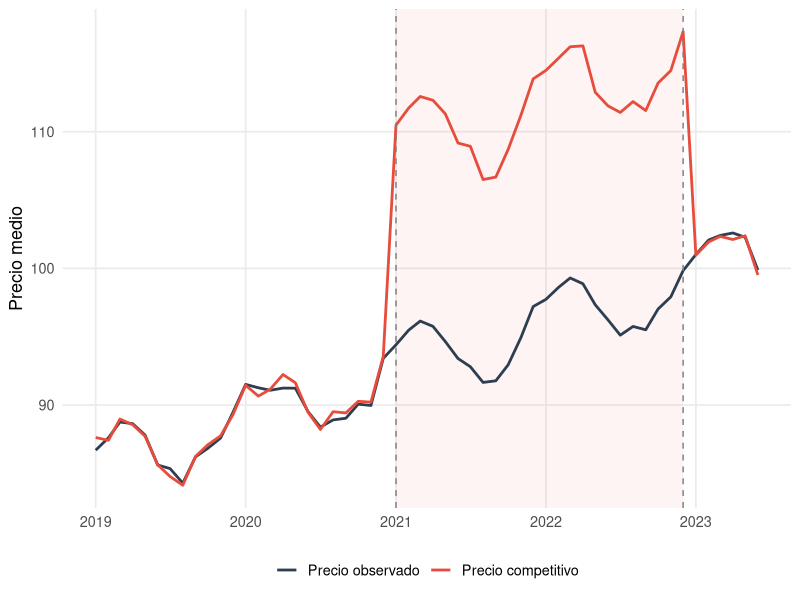
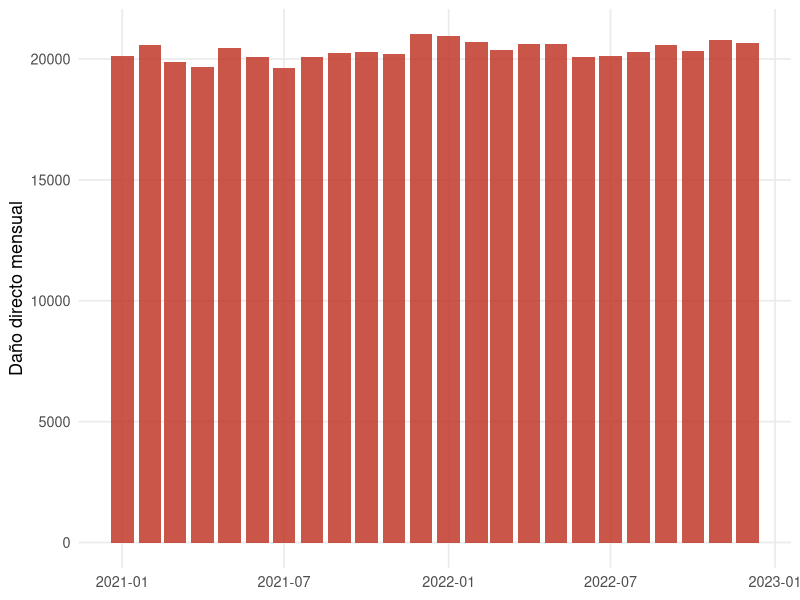

Here is the R script that generated these plots, in order:
## ---- chunk 1
#| label: setup-ch08
#| include: false
library(tidyverse)
library(kableExtra)
## ---- chunk 2
#| label: fig-overcharge-intuicion
#| fig-cap: "Precio observado y precio competitivo estimado. La brecha entre ambos durante el período cartelizado representa el sobreprecio"
#| fig-width: 9
#| fig-height: 5.5

set.seed(808)

fechas <- seq.Date(as.Date("2019-01-01"), by = "month", length.out = 54)
firmas <- LETTERS[1:6]
meses <- factor(format(fechas, "%m"))
inicio_cartel <- as.Date("2021-01-01")
fin_cartel <- as.Date("2022-12-01")

df_over <- expand_grid(
  fecha = fechas,
  firma = firmas
) |>
  mutate(
    t = match(fecha, unique(fecha)),
    mes = factor(format(fecha, "%m")),
    firma_id = match(firma, firmas),
    coste = 70 + 0.45 * t + 4 * sin(2 * pi * t / 12) + 0.6 * firma_id + rnorm(n(), 0, 1.5),
    demanda = 180 + 0.35 * t + 6 * cos(2 * pi * t / 12) + rnorm(n(), 0, 3),
    cartel = if_else(fecha >= inicio_cartel & fecha <= fin_cartel, 1, 0),
    firma_fe = c(-4, -2, 0, 1, 3, 5)[firma_id],
    precio_competitivo = 25 + 0.62 * coste + 0.08 * demanda + firma_fe + rnorm(n(), 0, 1.3),
    precio_observado = precio_competitivo * (1 + 0.17 * cartel) + rnorm(n(), 0, 0.9),
    cantidad = round(pmax(40, 320 - 1.6 * precio_observado + 0.35 * demanda + rnorm(n(), 0, 8)), 0)
  )

df_plot_over <- df_over |>
  group_by(fecha) |>
  summarise(
    precio_observado = mean(precio_observado),
    precio_competitivo = mean(precio_competitivo),
    .groups = "drop"
  ) |>
  pivot_longer(-fecha, names_to = "serie", values_to = "precio")

ggplot(df_plot_over, aes(x = fecha, y = precio, color = serie)) +
  annotate("rect",
           xmin = inicio_cartel, xmax = fin_cartel,
           ymin = -Inf, ymax = Inf,
           fill = "#e74c3c", alpha = 0.06) +
  geom_line(linewidth = 0.95) +
  geom_vline(xintercept = inicio_cartel, color = "grey50", linetype = "dashed") +
  geom_vline(xintercept = fin_cartel, color = "grey50", linetype = "dashed") +
  scale_color_manual(values = c("precio_observado" = "#e74c3c",
                                "precio_competitivo" = "#2c3e50"),
                     labels = c("Precio observado", "Precio competitivo")) +
  labs(x = NULL, y = "Precio medio", color = NULL) +
  theme_minimal(base_size = 13) +
  theme(legend.position = "bottom", panel.grid.minor = element_blank())
## ---- chunk 3
#| label: fig-overcharge-dano
#| fig-cap: "Daño monetario mensual estimado: la brecha de precios convertida en euros mediante las cantidades efectivamente adquiridas"
#| fig-width: 9
#| fig-height: 4.8

modelo_log <- lm(
  log(precio_observado) ~ cartel + log(coste) + log(demanda) + factor(firma) + factor(mes),
  data = df_over
)

beta_cartel <- unname(coef(modelo_log)["cartel"])
overcharge_pct <- exp(beta_cartel) - 1

df_over <- df_over |>
  mutate(
    precio_competitivo_hat = if_else(cartel == 1, precio_observado / (1 + overcharge_pct), precio_observado),
    sobreprecio_unitario = if_else(cartel == 1, precio_observado - precio_competitivo_hat, 0),
    dano_directo = sobreprecio_unitario * cantidad
  )

df_dano_mensual <- df_over |>
  filter(cartel == 1) |>
  group_by(fecha) |>
  summarise(dano = sum(dano_directo), .groups = "drop")

ggplot(df_dano_mensual, aes(x = fecha, y = dano)) +
  geom_col(fill = "#c0392b", alpha = 0.85) +
  labs(x = NULL, y = "Daño directo mensual") +
  theme_minimal(base_size = 13) +
  theme(panel.grid.minor = element_blank())
## ---- chunk 4
#| label: tbl-overcharge-reg
#| tbl-cap: "Estimación econométrica de la tasa de sobreprecio"

se_beta <- sqrt(vcov(modelo_log)["cartel", "cartel"])

tabla_over <- tibble(
  Parámetro = "Cartel",
  Coeficiente = round(beta_cartel, 4),
  `Sobreprecio estimado` = paste0(round(100 * overcharge_pct, 2), "%"),
  `IC 95% inferior` = paste0(round(100 * (exp(beta_cartel - 1.96 * se_beta) - 1), 2), "%"),
  `IC 95% superior` = paste0(round(100 * (exp(beta_cartel + 1.96 * se_beta) - 1), 2), "%")
)

tabla_over |>
  knitr::kable(format = "pipe",
               align = c("l", "r", "r", "r", "r"))
## ---- chunk 5
#| label: tbl-overcharge-dano
#| tbl-cap: "Cuantificación del daño directo por sobreprecio"

resumen_dano_over <- df_over |>
  filter(cartel == 1) |>
  summarise(
    `Meses cartelizados` = n_distinct(fecha),
    `Precio observado medio` = round(mean(precio_observado), 2),
    `Precio competitivo medio` = round(mean(precio_competitivo_hat), 2),
    `Sobreprecio unitario medio` = round(mean(sobreprecio_unitario), 2),
    `Daño directo total` = round(sum(dano_directo), 2)
  )

resumen_dano_over |>
  knitr::kable(format = "pipe",
               align = c("r", "r", "r", "r", "r"))
## ---- chunk 6
#| label: tbl-overcharge-sensibilidad
#| tbl-cap: "Análisis de sensibilidad de la tasa de sobreprecio"

estimar_overcharge <- function(formula, data) {
  fit <- lm(formula, data = data)
  beta <- unname(coef(fit)["cartel"])
  tibble(`Sobreprecio estimado` = round(100 * (exp(beta) - 1), 2))
}

df_alt <- df_over |>
  mutate(
    cartel_alt = if_else(fecha >= as.Date("2021-03-01") & fecha <= as.Date("2022-10-01"), 1, 0)
  )

fit_alt <- lm(
  log(precio_observado) ~ cartel_alt + log(coste) + log(demanda) + factor(firma) + factor(mes),
  data = df_alt
)

sens_over <- bind_rows(
  estimar_overcharge(log(precio_observado) ~ cartel, df_over) |>
    mutate(`Especificación` = "Solo indicador de cartel"),
  estimar_overcharge(log(precio_observado) ~ cartel + log(coste) + log(demanda), df_over) |>
    mutate(`Especificación` = "Con controles de coste y demanda"),
  estimar_overcharge(log(precio_observado) ~ cartel + log(coste) + log(demanda) + factor(firma) + factor(mes), df_over) |>
    mutate(`Especificación` = "Con controles y efectos fijos"),
  tibble(`Sobreprecio estimado` = round(100 * (exp(unname(coef(fit_alt)["cartel_alt"])) - 1), 2),
         `Especificación` = "Ventana de cártel alternativa")
) |>
  select(`Especificación`, `Sobreprecio estimado`)

sens_over |>
  knitr::kable(format = "pipe",
               align = c("l", "r"))
